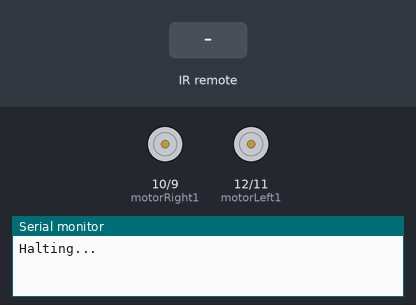
Bench run of a sketch on a simulated Arduino Uno, built with avr-gcc and run on an emulated ATmega328P. Parts: motor-driver pin pairs drawn as motors (green arrow = first pin HIGH = forward, orange = second pin HIGH = backward, longer = more drive), the last lines printed to the serial monitor. The inputs (shaded band) are chosen by the test bench.

Above: at 1.2 s.
1.3 s: infrared code 0xE620E78 received
At 2.4 s:
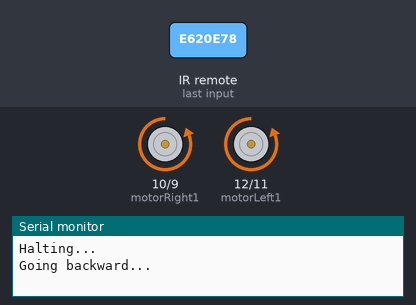
2.8 s: infrared code 0xAB427A73 received
At 3.5 s:
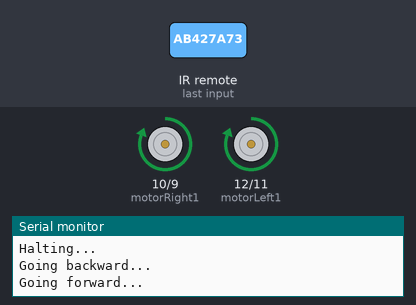
4.3 s: infrared code 0x38BC25BA received
At 4.6 s:
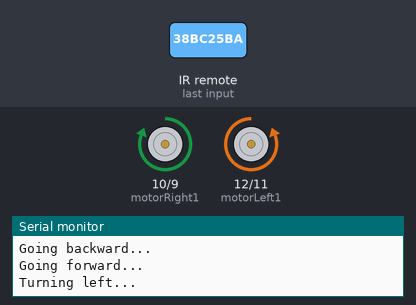
5.8 s: infrared code 0xFF43C9CD received
At 7.0 s:
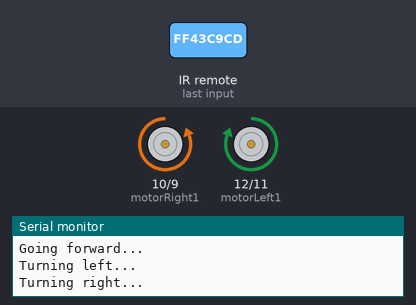
Timing chart, 0 to 8.3 s (numbered marks = the images above; inputs shaded):
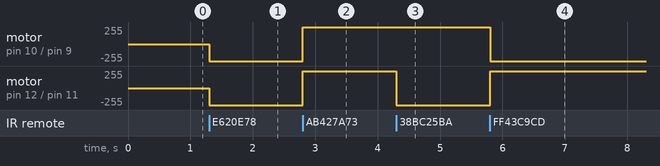

The sketch:

Car.ino
```cpp
#include <IRremote.h>

IRrecv irrecv(2);
decode_results results;

#define motorLeft1 12
#define motorLeft2 11
#define motorRight1 10
#define motorRight2 9

void halt() {
  Serial.println("Halting...");

  digitalWrite(motorLeft1, LOW);
  digitalWrite(motorLeft2, LOW);

  digitalWrite(motorRight1, LOW);
  digitalWrite(motorRight2, LOW);
}

void forward() {
  Serial.println("Going backward...");

  digitalWrite(motorLeft1, LOW);
  digitalWrite(motorLeft2, HIGH);

  digitalWrite(motorRight1, LOW);
  digitalWrite(motorRight2, HIGH);
}

void backward() {
  Serial.println("Going forward...");

  digitalWrite(motorLeft1, HIGH);
  digitalWrite(motorLeft2, LOW);

  digitalWrite(motorRight1, HIGH);
  digitalWrite(motorRight2, LOW);
}

void turnLeft() {
  Serial.println("Turning left...");

  digitalWrite(motorLeft1, LOW);
  digitalWrite(motorLeft2, HIGH);

  digitalWrite(motorRight1, HIGH);
  digitalWrite(motorRight2, LOW);
}

void turnRight() {
  Serial.println("Turning right...");

  digitalWrite(motorLeft1, HIGH);
  digitalWrite(motorLeft2, LOW);

  digitalWrite(motorRight1, LOW);
  digitalWrite(motorRight2, HIGH);
}

void setup() {
  pinMode(motorLeft1, OUTPUT);
  pinMode(motorLeft2, OUTPUT);
  pinMode(motorRight1, OUTPUT);
  pinMode(motorRight2, OUTPUT);

  Serial.begin(74880);

  irrecv.enableIRIn();

  halt();
}

void loop() {
  if (irrecv.decode(&results)) {
    int sign = results.value;

    switch(sign){
      case 241307256:
        forward();
      break;

      case 2873260659:
        backward();
      break;

      case 951854522:
        turnLeft();
      break;

      case 4282632653:
        turnRight();
      break;

      // TV Remote Controlled IR Codes down below:

      case 752:
        forward();
      break;

      case 2800:
        backward();
      break;

      case 720:
        turnLeft();
      break;

      case 3280 :
        turnRight();
      break;

      default:
        halt();
        Serial.println(sign);
    }

    irrecv.resume();
  }
}
```

Measured:
- after the input at 1.3 s, motor on pin 10 (motorRight1) / pin 9 (motorRight2), motor on pin 12 (motorLeft1) / pin 11 (motorLeft2): stopped → backward 255/255 at once
- after the input at 2.8 s, motor on pin 10 (motorRight1) / pin 9 (motorRight2), motor on pin 12 (motorLeft1) / pin 11 (motorLeft2): backward 255/255 → forward 255/255 at once
- after the input at 4.3 s, motor on pin 12 (motorLeft1) / pin 11 (motorLeft2): forward 255/255 → backward 255/255 at once
- after the input at 5.8 s, motor on pin 10 (motorRight1) / pin 9 (motorRight2): forward 255/255 → backward 255/255 at once; motor on pin 12 (motorLeft1) / pin 11 (motorLeft2): backward 255/255 → forward 255/255 at once
